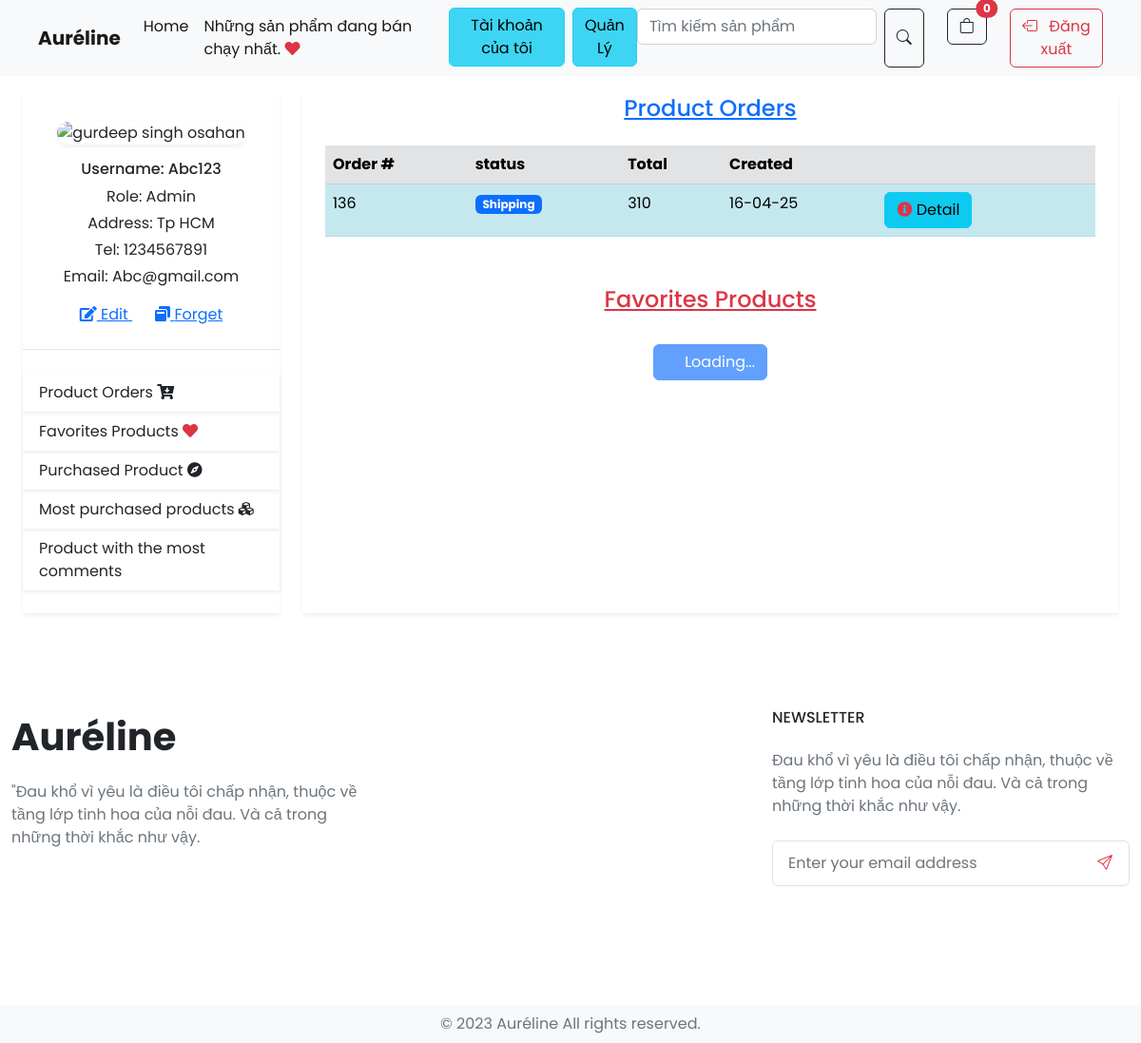
Screenshot of /src/index.php?act=myAccount (signed in) with the database file from the repository.
### tables this page shows
CREATE TABLE `khachhang` (
  `kh_id` int(11) NOT NULL,
  `kh_name` varchar(55) NOT NULL,
  `kh_pass` varchar(55) NOT NULL,
  `kh_mail` varchar(255) NOT NULL,
  `kh_tel` varchar(55) NOT NULL,
  `kh_address` varchar(255) NOT NULL,
  `vaitro_id` int(11) NOT NULL,
  `trangthai` int(1) NOT NULL
);

CREATE TABLE `order` (
  `order_id` int(10) NOT NULL COMMENT 'ID hóa đơn',
  `kh_id` int(10) NOT NULL COMMENT 'ID khách hàng',
  `order_date` varchar(20) NOT NULL COMMENT 'Ngày đặt hàng',
  `order_trangthai` varchar(50) NOT NULL COMMENT 'Trạng thái đơn hàng',
  `order_adress` varchar(250) NOT NULL COMMENT 'Địa chỉ giao hàng',
  `order_totalprice` int(50) NOT NULL COMMENT 'Tổng tiền hóa đơn'
);

### src/app/model/connectdb.php (called while the page is built, shortened)
<?php
function get_connect()
{
    try {
        $conn = new PDO("mysql:host=localhost;dbname=da1;charset=utf8", "root", "");
        $conn->setAttribute(PDO::ATTR_ERRMODE, PDO::ERRMODE_EXCEPTION);
        return $conn;
    } catch (Exception $e) {
        echo 'Kết nối thất bại: ' . $e->getMessage();
        return null;
    }
}
function pdo_queryall($sql)
{
    $thamso = array_slice(func_get_args(), 1);
    $conn = get_connect();
    try {
        $exe = $conn->prepare($sql);
        $exe->execute($thamso);
        return $exe->fetchAll(PDO::FETCH_ASSOC);
    } catch (Exception $e) {
        echo 'Thao tác thất bại: ' . $e->getMessage();
    } finally {
        unset($conn);
    }
}
function pdo_query_one($sql)
{
    $thamso = array_slice(func_get_args(), 1);
    $conn = get_connect();
    try {
        $exe = $conn->prepare($sql);
        $exe->execute($thamso);
        return $exe->fetch(PDO::FETCH_ASSOC);
    } catch (Exception $e) {
        echo 'Thao tác thất bại: ' . $e->getMessage();
    } finally {
        unset($conn);
    }
}

### src/app/model/khachhang.php (called while the page is built, shortened)
<?php
function loadone_taikhoan($kh_id)
{
    $sql = "select * from khachhang where kh_id = '$kh_id'";
    $result = pdo_query_one($sql);
    return $result;
}

### src/app/model/donhang.php (called while the page is built, shortened)
<?php
function load_donhang_user($id)
{
    $sql = "select * from `order` WHERE kh_id = $id order by order_id desc";
    $result = pdo_queryall($sql);
    return $result;
}
?>

### src/resources/view/account/myAccount.php (the view, shortened to what this page needs)
<?php if (isset($_SESSION['acount'])) {
    $kh_id = $_SESSION['acount']['kh_id'];
    $infoAccount = loadone_taikhoan($kh_id);
} ?>
<div class="container">
    <div class="row">
        <div class="col-md-3">
            <div class="osahan-account-page-left shadow-sm bg-white h-100">
                <div class="border-bottom p-4">
                    <div class="osahan-user text-center">
                        <div class="osahan-user-media">
                            <img class="mb-3 rounded-pill shadow-sm mt-1" src="https://bootdey.com/img/Content/avatar/avatar7.png" alt="gurdeep singh osahan">
                            <div class="osahan-user-media-body">
                                <h6 class="mb-2">Username: <?php echo $infoAccount['kh_name'] ?></h6>
                                <?php
                                if ($infoAccount['vaitro_id'] == 1) {
                                ?>
                                    <p class="mb-1">Role: Admin</p>
                                <?php
                                } else { ?>
                                    <p class="mb-1">Role: Khách hàng</p>
                                <?php
                                }
                                ?>
                                <p class="mb-1">Address: <?php echo $infoAccount['kh_address'] ?></p>
                                <p class="mb-1">Tel: <?php echo $infoAccount['kh_tel'] ?></p>
                                <p>Email: <?php echo $infoAccount['kh_mail'] ?></p>
                                <a class="text-primary me-4" data-bs-toggle="modal" data-bs-target="#edit-information" href="#!">
                                    <i class="fa fa-pencil-square-o" aria-hidden="true"></i> Edit
                                </a>
                                <a class="text-primary" data-bs-toggle="modal" data-bs-target="#forgot-password" href="#!">
                                    <i class="fa fa-window-restore" aria-hidden="true"></i> Forget
                                </a>
                            </div>
                        </div>
                    </div>
                </div>
                <ul class="nav nav-tabs flex-column border-0 pt-4 pl-4 pb-4" id="myTab" role="tablist">
                    <li class="nav-item shadow-sm">
                        <a class="nav-link text-dark" id="cartDetail-tab" data-toggle="tab" href="#cartDetail" role="tab" aria-controls="favourites" aria-selected="false">Product Orders <i class="fa fa-cart-arrow-down text-dark" aria-hidden="true"></i></a>
                    </li>
                    <li class="nav-item shadow-sm">
                        <a class="nav-link text-dark" id="favourites-tab" data-toggle="tab" href="#favourites" role="tab" aria-controls="favourites" aria-selected="false">Favorites Products <i class="fa fa-heart text-danger" aria-hidden="true"></i></a>
                    </li>
                    <li class="nav-item shadow-sm">
                        <a class="nav-link text-dark" id="" data-toggle="" href="#" role="tab" aria-controls="favourites" aria-selected="false">Purchased Product <i class="fa fa-compass" aria-hidden="true"></i></i></a>
                    </li>
                    <li class="nav-item shadow-sm">
                        <a class="nav-link text-dark" id="" data-toggle="" href="#" role="tab" aria-controls="favourites" aria-selected="false">
                            Most purchased products <i class="fa fa-cubes" aria-hidden="true"></i></a>
                    </li>
                    <li class="nav-item shadow-sm">
                        <a class="nav-link text-dark" id="" data-toggle="" href="#" role="tab" aria-controls="favourites" aria-selected="false">
                            Product with the most comments <i class="fa fa-commenting-o" aria-hidden="true"></i></a>
                    </li>
                </ul>
            </div>
        </div>
        <div class="col-md-9">
            <div class="osahan-account-page-right shadow-sm bg-white px-4 pb-4 h-100">
                <div class="tab-content" id="myTabContent">
                    <div class="tab-pane fade active show pb-1" id="cartDetail" role="tabpanel" aria-labelledby="cartDetail-tab">
                        <h4 class="font-weight-bold mt-0 mb-4 text-decoration-underline text-primary text-center">
                            Product Orders
                        </h4>
                        <table class="table table-striped mb-4">
                            <thead class="border-radius: .5rem;">
                                <tr class="table-secondary">
                                    <th scope="col">Order #</th>
                                    <th scope="col">status</th>
                                    <th scope="col">Total</th>
                                    <th scope="col">Created</th>
                                    <th scope="col"></th>
                                    <th scope="col"></th>
                                </tr>
                            </thead>
                            <tbody>
                                <?php
                                $dh = load_donhang_user($infoAccount['kh_id']);
                                foreach ($dh as $donhang) {
                                    extract($donhang);
                                ?>
                                    <tr class="table-info">
                                        <td><?= $order_id ?></td>
                                        <td>
                                            <?php
                                            if ($order_trangthai == 'Đang giao hàng') {
                                            ?>
                                                <span class="badge text-bg-primary">Shipping</span>
                                            <?php
                                            }
                                            ?>
                                        </td>
                                        <td><?=
                                            $order_totalprice ?></td>
                                        <td><?= $order_date ?></td>
                                        <td>
                                            <a href="index.php?act=myAccountchitiet&order_id=<?=$order_id?>&kh_id=<?=$kh_id?>" id="chitiet">
                                            <button  type="button" class="btn btn-info" data-bs-toggle="modal" data-bs-target="#exampleModal">
                                                <i class="fa fa-info-circle text-danger" aria-hidden="true"></i> Detail
                                            </button>
                                            </a>
                                        </td>
                                        <td>
                                        </td>
                                    </tr>
                                <?php
                                }
                                ?>
                            </tbody>
                        </table>
                    </div>
                    <div class="tab-pane fade  active show" id="favourites" role="tabpanel" aria-labelledby="favourites-tab">
                        <div class="container mt-4">
                            <div class="tab-pane fade active show" id="favourites" role="tabpanel" aria-labelledby="favourites-tab">
                                <h4 class="font-weight-bold mt-0 mb-4 mt-4 text-decoration-underline text-danger text-center pb-2">
                                    Favorites Products
                                </h4>
                                <div class="row">
                                    <div class="col-md-12 text-center load-more">
                                        <button class="btn btn-primary" type="button" disabled="">
                                            Loading...
                                        </button>
                                    </div>
                                </div>
                            </div>
                        </div>
                    </div>
                </div>
            </div>
        </div>
    </div>

### src/resources/css/global.css (style rules this page uses)
* { padding: 0; margin: 0; box-sizing: border-box; }
body { font-family: "Poppins", sans-serif; margin-bottom: 0; }
html { width: 100%; height: 100%; }
.container { max-width: 1440px; margin: 100px auto; }
a { cursor: pointer !important; }
.border-bottom { padding-bottom: 20px; border-bottom: 1px solid #ccc; }

### rows the page displays
khachhang: kh_name "Abc123", kh_address "Tp HCM", kh_tel "1234567891", kh_mail "Abc@gmail.com"
order: order_id "136", order_trangthai "Shipping", order_totalprice "310", order_date "16-04-25"

### other values shown
$total_quantity "0"
